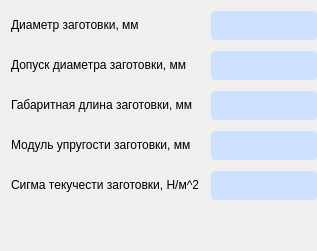
                <widget class="QWidget" name="workpiece_widget" native="true">
                 <property name="maximumSize">
                  <size>
                   <width>16777215</width>
                   <height>400</height>
                  </size>
                 </property>
                 <layout class="QGridLayout" name="gridLayout">
                  <property name="leftMargin">
                   <number>11</number>
                  </property>
                  <property name="topMargin">
                   <number>11</number>
                  </property>
                  <property name="rightMargin">
                   <number>0</number>
                  </property>
                  <property name="bottomMargin">
                   <number>11</number>
                  </property>
                  <property name="spacing">
                   <number>11</number>
                  </property>
                  <item row="5" column="0">
                   <spacer name="verticalSpacer">
                    <property name="orientation">
                     <enum>Qt::Vertical</enum>
                    </property>
                    <property name="sizeHint" stdset="0">
                     <size>
                      <width>20</width>
                      <height>40</height>
                     </size>
                    </property>
                   </spacer>
                  </item>
                  <item row="3" column="1">
                   <widget class="QLineEdit" name="E_textbox">
                    <property name="minimumSize">
                     <size>
                      <width>0</width>
                      <height>29</height>
                     </size>
                    </property>
                    <property name="styleSheet">
                     <string notr="true">QLineEdit
{
	border-radius: 4px;
	background-color: rgb(206, 224, 255);
}</string>
                    </property>
                   </widget>
                  </item>
                  <item row="3" column="0">
                   <widget class="QLabel" name="E_label">
                    <property name="sizePolicy">
                     <sizepolicy hsizetype="Preferred" vsizetype="Fixed">
                      <horstretch>0</horstretch>
                      <verstretch>0</verstretch>
                     </sizepolicy>
                    </property>
                    <property name="font">
                     <font>
                      <pointsize>9</pointsize>
                     </font>
                    </property>
                    <property name="text">
                     <string>Модуль упругости заготовки, мм </string>
                    </property>
                   </widget>
                  </item>
                  <item row="1" column="0">
                   <widget class="QLabel" name="tdz_label">
                    <property name="sizePolicy">
                     <sizepolicy hsizetype="Preferred" vsizetype="Fixed">
                      <horstretch>0</horstretch>
                      <verstretch>0</verstretch>
                     </sizepolicy>
                    </property>
                    <property name="font">
                     <font>
                      <pointsize>9</pointsize>
                     </font>
                    </property>
                    <property name="text">
                     <string>Допуск диаметра заготовки, мм </string>
                    </property>
                   </widget>
                  </item>
                  <item row="0" column="0">
                   <widget class="QLabel" name="dz_max_label">
                    <property name="sizePolicy">
                     <sizepolicy hsizetype="Preferred" vsizetype="Fixed">
                      <horstretch>0</horstretch>
                      <verstretch>0</verstretch>
                     </sizepolicy>
                    </property>
                    <property name="font">
                     <font>
                      <pointsize>9</pointsize>
                     </font>
                    </property>
                    <property name="text">
                     <string>Диаметр заготовки, мм </string>
                    </property>
                   </widget>
                  </item>
                  <item row="4" column="0">
                   <widget class="QLabel" name="sum_flz__label">
                    <property name="sizePolicy">
                     <sizepolicy hsizetype="Preferred" vsizetype="Fixed">
                      <horstretch>0</horstretch>
                      <verstretch>0</verstretch>
                     </sizepolicy>
                    </property>
                    <property name="font">
                     <font>
                      <pointsize>9</pointsize>
                     </font>
                    </property>
                    <property name="text">
                     <string>Сигма текучести заготовки, Н/м^2</string>
                    </property>
                   </widget>
                  </item>
                  <item row="2" column="1">
                   <widget class="QLineEdit" name="gab_dlin_textbox">
                    <property name="minimumSize">
                     <size>
                      <width>0</width>
                      <height>29</height>
                     </size>
                    </property>
                    <property name="styleSheet">
                     <string notr="true">QLineEdit
{
	border-radius: 4px;
	background-color: rgb(206, 224, 255);
}</string>
                    </property>
                   </widget>
                  </item>
                  <item row="4" column="1">
                   <widget class="QLineEdit" name="sum_flz_textbox">
                    <property name="minimumSize">
                     <size>
                      <width>0</width>
                      <height>29</height>
                     </size>
                    </property>
                    <property name="styleSheet">
                     <string notr="true">QLineEdit
{
	border-radius: 4px;
	background-color: rgb(206, 224, 255);
}</string>
                    </property>
                   </widget>
                  </item>
                  <item row="0" column="1">
                   <widget class="QLineEdit" name="dz_max_textbox">
                    <property name="enabled">
                     <bool>true</bool>
                    </property>
                    <property name="minimumSize">
                     <size>
                      <width>0</width>
                      <height>29</height>
                     </size>
                    </property>
                    <property name="styleSheet">
                     <string notr="true">QLineEdit
{
	border-radius: 4px;
	background-color: rgb(206, 224, 255);
}</string>
                    </property>
                   </widget>
                  </item>
                  <item row="2" column="0">
                   <widget class="QLabel" name="gab_dlin_label">
                    <property name="sizePolicy">
                     <sizepolicy hsizetype="Preferred" vsizetype="Fixed">
                      <horstretch>0</horstretch>
                      <verstretch>0</verstretch>
                     </sizepolicy>
                    </property>
                    <property name="font">
                     <font>
                      <pointsize>9</pointsize>
                     </font>
                    </property>
                    <property name="text">
                     <string>Габаритная длина заготовки, мм</string>
                    </property>
                   </widget>
                  </item>
                  <item row="1" column="1">
                   <widget class="QLineEdit" name="tdz_textbox">
                    <property name="minimumSize">
                     <size>
                      <width>0</width>
                      <height>29</height>
                     </size>
                    </property>
                    <property name="styleSheet">
                     <string notr="true">QLineEdit
{
	border-radius: 4px;
	background-color: rgb(206, 224, 255);
}</string>
                    </property>
                   </widget>
                  </item>
                 </layout>
                </widget>
